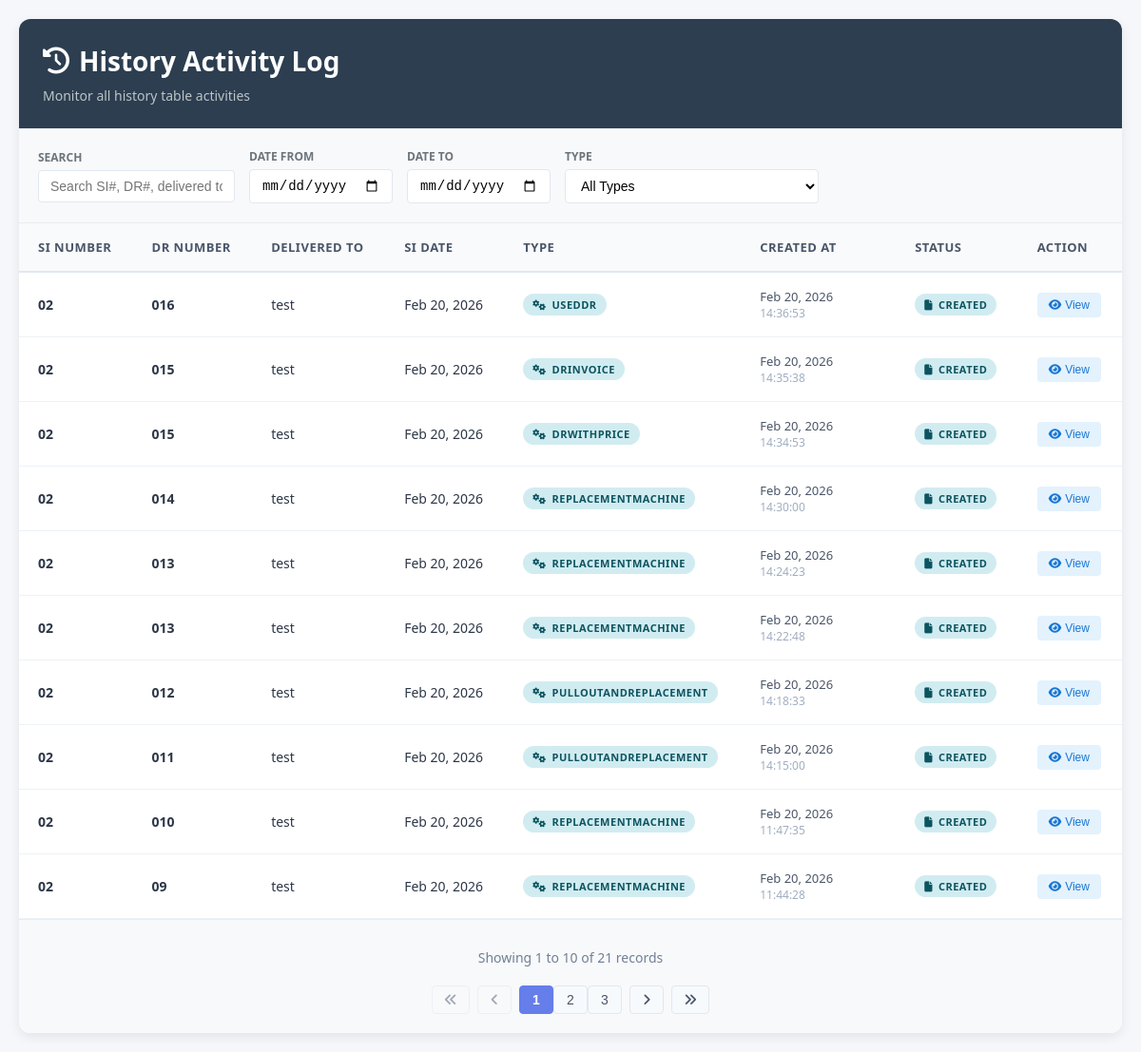
The page /history.php on the database its author committed.
### tables this page shows
CREATE TABLE `historyv2` (
  `id` int(11) NOT NULL,
  `si_number` varchar(50) NOT NULL,
  `dr_number` varchar(50) NOT NULL,
  `delivered_to` varchar(200) NOT NULL,
  `tin` varchar(50) DEFAULT NULL,
  `address` text DEFAULT NULL,
  `terms` varchar(100) DEFAULT NULL,
  `particulars` text DEFAULT NULL,
  `si_date` date NOT NULL,
  `type` varchar(100) NOT NULL,
  `created_at` datetime NOT NULL DEFAULT current_timestamp(),
  `machine_model` varchar(150) DEFAULT NULL,
  `serial_no` text DEFAULT NULL,
  `quantity` varchar(100) DEFAULT NULL,
  `price` varchar(100) NOT NULL,
  `total` varchar(150) NOT NULL,
  `under_po_no` varchar(100) DEFAULT NULL,
  `under_invoice_no` varchar(100) DEFAULT NULL,
  `note` text DEFAULT NULL,
  `delivery_type` enum('partial','complete') DEFAULT 'complete',
  `unit_type` varchar(50) DEFAULT NULL,
  `item_description` text DEFAULT NULL,
  `mr_start` varchar(50) DEFAULT NULL,
  `mr_end` varchar(50) DEFAULT NULL,
  `color_impression` varchar(150) DEFAULT NULL,
  `black_impression` varchar(150) DEFAULT NULL,
  `color_large_impression` varchar(150) DEFAULT NULL,
  `technician_name` varchar(100) DEFAULT NULL,
  `pr_number` varchar(100) DEFAULT NULL,
  `status` varchar(50) NOT NULL DEFAULT 'CREATED'
);

### history.php (the view, shortened to what this page needs)
<?php
$conn = new mysqli(DB_HOST, DB_USER, DB_PASS, DB_NAME);
$query = "SELECT * FROM historyv2 WHERE 1=1 ";
$query .= " ORDER BY created_at DESC";
$stmt = $conn->prepare($query);
if ($stmt) {
    $stmt->execute();
    $result = $stmt->get_result();
    $activities = $result->fetch_all(MYSQLI_ASSOC);
} else {
    $result = $conn->query($query);
    $activities = $result ? $result->fetch_all(MYSQLI_ASSOC) : [];
}
?>
<!DOCTYPE html>
<html lang="en">
<head>
    <link rel="stylesheet" href="https://cdnjs.cloudflare.com/ajax/libs/font-awesome/6.4.0/css/all.min.css">
    <link rel="stylesheet" href="HistoryStyle.css">
</head>
<body>
    <div class="container">
        <div class="header">
            <h1><i class="fas fa-history"></i> History Activity Log</h1>
            <p>Monitor all history table activities</p>
        </div>
        <div class="filters">
            <div class="filter-group">
                <label class="filter-label">Search</label>
                <input type="text" class="filter-input" id="searchInput"
                    placeholder="Search SI#, DR#, delivered to, particulars..."
                    autocomplete="off">
            </div>
            <div style="display: grid; grid-template-columns: 1fr 1fr; gap: 15px;">
                <div class="filter-group">
                    <label class="filter-label">Date From</label>
                    <input type="date" class="filter-date" id="dateFrom">
                </div>
                <div class="filter-group">
                    <label class="filter-label">Date To</label>
                    <input type="date" class="filter-date" id="dateTo">
                </div>
            </div>
            <div class="filter-group">
                <label class="filter-label">Type</label>
                <select class="filter-select" id="typeFilter">
                    <option value="">All Types</option>
                </select>
            </div>
        </div>
        <div class="table-container">
            <table class="activity-table" id="activityTable">
                <thead>
                    <tr>
                        <th>SI Number</th>
                        <th>DR Number</th>
                        <th>Delivered To</th>
                        <th>SI Date</th>
                        <th>Type</th>
                        <th>Created At</th>
                        <th>Status</th>
                        <th>Action</th>
                    </tr>
                </thead>
                <tbody id="tableBody">
                    <?php foreach ($activities as $activity): ?>
                        <?php
                        $display_date = !empty($activity['si_date']) ? date('M d, Y', strtotime($activity['si_date'])) : '';
                        $data_date = !empty($activity['si_date']) ? date('Y-m-d', strtotime($activity['si_date'])) : '';
                        ?>
                        <tr data-id="<?php echo $activity['id']; ?>"
                            data-searchable="<?php echo htmlspecialchars(strtolower($activity['si_number'] . ' ' . $activity['dr_number'] . ' ' . $activity['delivered_to'] . ' ' . $activity['particulars'] . ' ' . $activity['type'] . ' ' . $activity['status'])); ?>"
                            data-type="<?php echo htmlspecialchars($activity['type']); ?>"
                            data-date="<?php echo htmlspecialchars($data_date); ?>">
                            <td><strong class="si-number"><?php echo htmlspecialchars($activity['si_number']); ?></strong></td>
                            <td><strong class="dr-number"><?php echo htmlspecialchars($activity['dr_number']); ?></strong></td>
                            <td class="delivered-to"><?php echo htmlspecialchars($activity['delivered_to']); ?></td>
                            <td class="si-date"><?php echo htmlspecialchars($display_date); ?></td>
                            <td>
                                <span class="action-badge badge-view">
                                    <i class="fas fa-cogs"></i>
                                    <?php echo htmlspecialchars($activity['type']); ?>
                                </span>
                            </td>
                            <td class="time-cell">
                                <span class="date"><?php echo date('M d, Y', strtotime($activity['created_at'])); ?></span>
                                <span class="time"><?php echo date('H:i:s', strtotime($activity['created_at'])); ?></span>
                            </td>
                            <td>
                                <?php if (!empty($activity['status'])): ?>
                                    <?php if ($activity['status'] === 'updated'): ?>
                                        <span class="action-badge badge-view">
                                            <i class="fa-solid fa-pen-to-square"></i>
                                            <strong><?php echo htmlspecialchars($activity['status']); ?></strong>
                                        </span>
                                    <?php else: ?>
                                        <span class="action-badge badge-view">
                                            <i class="fa-solid fa-file"></i>
                                            <strong><?php echo htmlspecialchars($activity['status']); ?></strong>
                                        </span>
                                    <?php endif; ?>
                                <?php endif; ?>
                            </td>
                            <td>
                                <button class="btn-view-details" onclick="viewDetails(<?php echo htmlspecialchars(json_encode($activity)); ?>)">
                                    <i class="fas fa-eye"></i> View
                                </button>
                            </td>
                        </tr>
                    <?php endforeach; ?>
                </tbody>
            </table>
            <div class="pagination" id="paginationContainer">
                <div class="pagination-info" id="paginationInfo">
                </div>
                <div class="pagination-controls" id="paginationControls">
                </div>
            </div>
        </div>
    </div>
</body>
</html>

### HistoryStyle.css (style rules this page uses)
* { margin: 0; padding: 0; box-sizing: border-box; }
body { font-family: 'Segoe UI', Tahoma, Geneva, Verdana, sans-serif; background: #f5f7fa; padding: 20px; color: #333; }
.container { max-width: 1400px; margin: 0 auto; background: white; border-radius: 12px; box-shadow: 0 4px 12px rgba(0, 0, 0, 0.08); overflow: hidden; }
.header { padding: 25px; border-bottom: 1px solid #e9ecef; background: #2c3e50; color: white; }
.header h1 { font-size: 28px; margin-bottom: 8px; display: flex; align-items: center; gap: 10px; }
.header p { color: #bdc3c7; font-size: 14px; }
.filters { padding: 20px; background: #f8f9fa; border-bottom: 1px solid #e9ecef; display: flex; flex-wrap: wrap; gap: 15px; align-items: center; }
.filter-group { display: flex; flex-direction: column; gap: 5px; min-width: 150px; }
.filter-label { font-size: 12px; color: #6c757d; font-weight: 600; text-transform: uppercase; }
.filter-select, .filter-input, .filter-date { padding: 8px 12px; border: 1px solid #dee2e6; border-radius: 6px; font-size: 14px; background: white; }
.table-container { overflow-x: auto; padding: 0; }
.activity-table { width: 100%; border-collapse: collapse; min-width: 1000px; }
.activity-table thead { background: #f8fafc; position: sticky; top: 0; z-index: 10; }
.activity-table th { padding: 16px 20px; text-align: left; font-weight: 600; color: #4a5568; font-size: 13px; text-transform: uppercase; letter-spacing: 0.5px; border-bottom: 2px solid #e2e8f0; white-space: nowrap; }
.activity-table tbody tr { border-bottom: 1px solid #edf2f7; transition: background-color 0.2s; }
.activity-table td { padding: 16px 20px; color: #2d3748; vertical-align: middle; font-size: 14px; }
.action-badge { display: inline-flex; align-items: center; gap: 6px; padding: 4px 10px; border-radius: 20px; font-size: 11px; font-weight: 700; text-transform: uppercase; letter-spacing: 0.5px; min-width: 80px; justify-content: center; }
.badge-view { background: #d1ecf1; color: #0c5460; }
.time-cell { min-width: 160px; }
.date { display: block; font-size: 13px; color: #4a5568; }
.time { display: block; font-size: 12px; color: #a0aec0; }
.btn-view-details { padding: 6px 12px; background: #e3f2fd; color: #1976d2; border: none; border-radius: 4px; cursor: pointer; font-size: 12px; display: flex; align-items: center; gap: 4px; transition: all 0.2s; }
.pagination { padding: 20px; border-top: 1px solid #e9ecef; display: flex; justify-content: space-between; align-items: center; background: #f8f9fa; }
.pagination-info { font-size: 14px; color: #6c757d; }
.pagination-controls { display: flex; gap: 8px; }
.pagination-controls { display: flex; align-items: center; gap: 8px; margin-top: 20px; justify-content: center; }
.pagination-info { text-align: center; color: #718096; font-size: 14px; margin-top: 10px; }

### history.php (style rules this page uses)
.pagination-controls { display: flex; align-items: center; gap: 8px; margin-top: 20px; justify-content: center; }
.pagination-info { text-align: center; color: #718096; font-size: 14px; margin-top: 10px; }
.filter-input, .filter-date, .filter-select { width: 100%; padding: 8px 12px; border: 1px solid #e2e8f0; border-radius: 4px; font-size: 14px; }

### rows shown on the page
historyv2: si_number "02", dr_number "016", delivered_to "test", si_date "Feb 20, 2026", type "USEDDR", created_at "Feb 20, 2026", created_at "14:36:53", status "CREATED"
historyv2: si_number "02", dr_number "015", delivered_to "test", si_date "Feb 20, 2026", type "DRINVOICE", created_at "Feb 20, 2026", created_at "14:35:38", status "CREATED"
historyv2: si_number "02", dr_number "015", delivered_to "test", si_date "Feb 20, 2026", type "DRWITHPRICE", created_at "Feb 20, 2026", created_at "14:34:53", status "CREATED"
historyv2: si_number "02", dr_number "014", delivered_to "test", si_date "Feb 20, 2026", type "REPLACEMENTMACHINE", created_at "Feb 20, 2026", created_at "14:30:00", status "CREATED"
historyv2: si_number "02", dr_number "013", delivered_to "test", si_date "Feb 20, 2026", type "REPLACEMENTMACHINE", created_at "Feb 20, 2026", created_at "14:24:23", status "CREATED"
historyv2: si_number "02", dr_number "013", delivered_to "test", si_date "Feb 20, 2026", type "REPLACEMENTMACHINE", created_at "Feb 20, 2026", created_at "14:22:48", status "CREATED"
historyv2: si_number "02", dr_number "012", delivered_to "test", si_date "Feb 20, 2026", type "PULLOUTANDREPLACEMENT", created_at "Feb 20, 2026", created_at "14:18:33", status "CREATED"
historyv2: si_number "02", dr_number "011", delivered_to "test", si_date "Feb 20, 2026", type "PULLOUTANDREPLACEMENT", created_at "Feb 20, 2026", created_at "14:15:00", status "CREATED"
historyv2: si_number "02", dr_number "010", delivered_to "test", si_date "Feb 20, 2026", type "REPLACEMENTMACHINE", created_at "Feb 20, 2026", created_at "11:47:35", status "CREATED"
historyv2: si_number "02", dr_number "09", delivered_to "test", si_date "Feb 20, 2026", type "REPLACEMENTMACHINE", created_at "Feb 20, 2026", created_at "11:44:28", status "CREATED"
